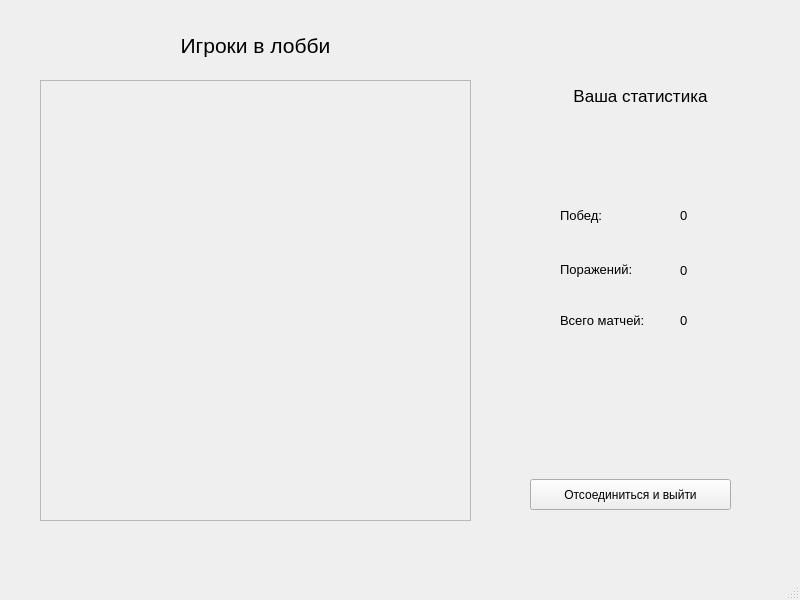
<?xml version="1.0" encoding="UTF-8"?>
<ui version="4.0">
 <class>MainWindow</class>
 <widget class="QMainWindow" name="MainWindow">
  <property name="geometry">
   <rect>
    <x>0</x>
    <y>0</y>
    <width>800</width>
    <height>600</height>
   </rect>
  </property>
  <property name="minimumSize">
   <size>
    <width>800</width>
    <height>600</height>
   </size>
  </property>
  <property name="maximumSize">
   <size>
    <width>800</width>
    <height>600</height>
   </size>
  </property>
  <property name="windowTitle">
   <string>MainWindow</string>
  </property>
  <widget class="QWidget" name="centralwidget">
   <widget class="QStackedWidget" name="stackedWidget">
    <property name="geometry">
     <rect>
      <x>0</x>
      <y>-20</y>
      <width>800</width>
      <height>600</height>
     </rect>
    </property>
    <property name="contextMenuPolicy">
     <enum>Qt::NoContextMenu</enum>
    </property>
    <property name="currentIndex">
     <number>3</number>
    </property>
    <widget class="QWidget" name="Menu_pg">
     <widget class="QLabel" name="Name">
      <property name="geometry">
       <rect>
        <x>300</x>
        <y>200</y>
        <width>231</width>
        <height>51</height>
       </rect>
      </property>
      <property name="font">
       <font>
        <family>Terminal</family>
        <pointsize>23</pointsize>
        <italic>false</italic>
        <bold>true</bold>
       </font>
      </property>
      <property name="text">
       <string>Sea Raider</string>
      </property>
     </widget>
     <widget class="QPushButton" name="start_button">
      <property name="geometry">
       <rect>
        <x>300</x>
        <y>290</y>
        <width>191</width>
        <height>41</height>
       </rect>
      </property>
      <property name="font">
       <font>
        <pointsize>12</pointsize>
       </font>
      </property>
      <property name="text">
       <string>Начать игру</string>
      </property>
     </widget>
     <widget class="QPushButton" name="Exit_button">
      <property name="geometry">
       <rect>
        <x>330</x>
        <y>360</y>
        <width>131</width>
        <height>31</height>
       </rect>
      </property>
      <property name="text">
       <string>Выйти</string>
      </property>
     </widget>
    </widget>
    <widget class="QWidget" name="Connect_pg">
     <widget class="QLabel" name="Name_c">
      <property name="geometry">
       <rect>
        <x>300</x>
        <y>159</y>
        <width>211</width>
        <height>31</height>
       </rect>
      </property>
      <property name="font">
       <font>
        <family>Terminal</family>
        <pointsize>24</pointsize>
        <italic>false</italic>
        <bold>true</bold>
       </font>
      </property>
      <property name="text">
       <string>Sea Raider</string>
      </property>
     </widget>
     <widget class="QLineEdit" name="Ip_line">
      <property name="geometry">
       <rect>
        <x>310</x>
        <y>250</y>
        <width>171</width>
        <height>21</height>
       </rect>
      </property>
      <property name="font">
       <font>
        <pointsize>14</pointsize>
       </font>
      </property>
      <property name="text">
       <string>127.0.0.1</string>
      </property>
     </widget>
     <widget class="QLineEdit" name="Port_line">
      <property name="geometry">
       <rect>
        <x>310</x>
        <y>320</y>
        <width>171</width>
        <height>21</height>
       </rect>
      </property>
      <property name="font">
       <font>
        <pointsize>14</pointsize>
       </font>
      </property>
      <property name="text">
       <string>55555</string>
      </property>
     </widget>
     <widget class="QLabel" name="IpLab">
      <property name="geometry">
       <rect>
        <x>360</x>
        <y>220</y>
        <width>81</width>
        <height>21</height>
       </rect>
      </property>
      <property name="font">
       <font>
        <pointsize>14</pointsize>
       </font>
      </property>
      <property name="text">
       <string>Ip адрес</string>
      </property>
     </widget>
     <widget class="QLabel" name="PortLab">
      <property name="geometry">
       <rect>
        <x>370</x>
        <y>290</y>
        <width>51</width>
        <height>20</height>
       </rect>
      </property>
      <property name="font">
       <font>
        <pointsize>14</pointsize>
       </font>
      </property>
      <property name="text">
       <string>Порт</string>
      </property>
     </widget>
     <widget class="QPushButton" name="connect_button">
      <property name="geometry">
       <rect>
        <x>320</x>
        <y>370</y>
        <width>151</width>
        <height>24</height>
       </rect>
      </property>
      <property name="text">
       <string>Присоединиться</string>
      </property>
     </widget>
    </widget>
    <widget class="QWidget" name="RegLog_pg">
     <widget class="QLabel" name="Name_rl">
      <property name="geometry">
       <rect>
        <x>300</x>
        <y>210</y>
        <width>200</width>
        <height>31</height>
       </rect>
      </property>
      <property name="font">
       <font>
        <family>Terminal</family>
        <pointsize>23</pointsize>
        <italic>false</italic>
        <bold>true</bold>
       </font>
      </property>
      <property name="text">
       <string>Sea Raider</string>
      </property>
     </widget>
     <widget class="QPushButton" name="Reg_button">
      <property name="geometry">
       <rect>
        <x>286</x>
        <y>290</y>
        <width>221</width>
        <height>31</height>
       </rect>
      </property>
      <property name="font">
       <font>
        <pointsize>10</pointsize>
       </font>
      </property>
      <property name="text">
       <string>Зарегистрироваться</string>
      </property>
     </widget>
     <widget class="QPushButton" name="Log_button">
      <property name="geometry">
       <rect>
        <x>310</x>
        <y>350</y>
        <width>171</width>
        <height>31</height>
       </rect>
      </property>
      <property name="font">
       <font>
        <pointsize>10</pointsize>
       </font>
      </property>
      <property name="text">
       <string>Войти</string>
      </property>
     </widget>
    </widget>
    <widget class="QWidget" name="Lobby_pg">
     <widget class="QLabel" name="PlayersLb">
      <property name="geometry">
       <rect>
        <x>40</x>
        <y>50</y>
        <width>431</width>
        <height>31</height>
       </rect>
      </property>
      <property name="font">
       <font>
        <pointsize>16</pointsize>
       </font>
      </property>
      <property name="text">
       <string>Игроки в лобби</string>
      </property>
      <property name="alignment">
       <set>Qt::AlignCenter</set>
      </property>
     </widget>
     <widget class="QPushButton" name="Quit_button">
      <property name="geometry">
       <rect>
        <x>530</x>
        <y>499</y>
        <width>201</width>
        <height>31</height>
       </rect>
      </property>
      <property name="text">
       <string>Отсоединиться и выйти</string>
      </property>
     </widget>
     <widget class="QScrollArea" name="scrollArea">
      <property name="geometry">
       <rect>
        <x>40</x>
        <y>100</y>
        <width>431</width>
        <height>441</height>
       </rect>
      </property>
      <property name="verticalScrollBarPolicy">
       <enum>Qt::ScrollBarAsNeeded</enum>
      </property>
      <property name="widgetResizable">
       <bool>true</bool>
      </property>
      <widget class="QWidget" name="WidgetContents">
       <property name="geometry">
        <rect>
         <x>0</x>
         <y>0</y>
         <width>429</width>
         <height>439</height>
        </rect>
       </property>
       <property name="sizePolicy">
        <sizepolicy hsizetype="Expanding" vsizetype="Expanding">
         <horstretch>0</horstretch>
         <verstretch>0</verstretch>
        </sizepolicy>
       </property>
       <property name="layoutDirection">
        <enum>Qt::LeftToRight</enum>
       </property>
      </widget>
     </widget>
     <widget class="QLabel" name="YourLb">
      <property name="geometry">
       <rect>
        <x>560</x>
        <y>90</y>
        <width>161</width>
        <height>51</height>
       </rect>
      </property>
      <property name="font">
       <font>
        <pointsize>13</pointsize>
        <italic>false</italic>
        <strikeout>false</strikeout>
       </font>
      </property>
      <property name="layoutDirection">
       <enum>Qt::RightToLeft</enum>
      </property>
      <property name="autoFillBackground">
       <bool>false</bool>
      </property>
      <property name="text">
       <string>Ваша статистика</string>
      </property>
      <property name="alignment">
       <set>Qt::AlignCenter</set>
      </property>
     </widget>
     <widget class="QLabel" name="UserLb">
      <property name="geometry">
       <rect>
        <x>510</x>
        <y>130</y>
        <width>261</width>
        <height>31</height>
       </rect>
      </property>
      <property name="font">
       <font>
        <pointsize>11</pointsize>
       </font>
      </property>
      <property name="text">
       <string/>
      </property>
      <property name="alignment">
       <set>Qt::AlignCenter</set>
      </property>
     </widget>
     <widget class="QLabel" name="WinLb">
      <property name="geometry">
       <rect>
        <x>560</x>
        <y>220</y>
        <width>61</width>
        <height>31</height>
       </rect>
      </property>
      <property name="font">
       <font>
        <pointsize>10</pointsize>
       </font>
      </property>
      <property name="text">
       <string>Побед:</string>
      </property>
     </widget>
     <widget class="QLabel" name="WinLb2">
      <property name="geometry">
       <rect>
        <x>680</x>
        <y>220</y>
        <width>71</width>
        <height>31</height>
       </rect>
      </property>
      <property name="font">
       <font>
        <pointsize>10</pointsize>
       </font>
      </property>
      <property name="text">
       <string>0</string>
      </property>
     </widget>
     <widget class="QLabel" name="LoseLb">
      <property name="geometry">
       <rect>
        <x>560</x>
        <y>274</y>
        <width>101</width>
        <height>31</height>
       </rect>
      </property>
      <property name="font">
       <font>
        <pointsize>10</pointsize>
       </font>
      </property>
      <property name="text">
       <string>Поражений:</string>
      </property>
     </widget>
     <widget class="QLabel" name="LoseLb2">
      <property name="geometry">
       <rect>
        <x>680</x>
        <y>270</y>
        <width>61</width>
        <height>41</height>
       </rect>
      </property>
      <property name="font">
       <font>
        <pointsize>10</pointsize>
       </font>
      </property>
      <property name="text">
       <string>0</string>
      </property>
     </widget>
     <widget class="QLabel" name="MatchLb">
      <property name="geometry">
       <rect>
        <x>560</x>
        <y>320</y>
        <width>101</width>
        <height>41</height>
       </rect>
      </property>
      <property name="font">
       <font>
        <pointsize>10</pointsize>
       </font>
      </property>
      <property name="text">
       <string>Всего матчей:</string>
      </property>
     </widget>
     <widget class="QLabel" name="MatchLb_2">
      <property name="geometry">
       <rect>
        <x>680</x>
        <y>320</y>
        <width>49</width>
        <height>41</height>
       </rect>
      </property>
      <property name="font">
       <font>
        <pointsize>10</pointsize>
       </font>
      </property>
      <property name="text">
       <string>0</string>
      </property>
     </widget>
    </widget>
    <widget class="QWidget" name="Select_pg"/>
    <widget class="QWidget" name="Game_pg"/>
   </widget>
  </widget>
  <widget class="QMenuBar" name="menubar">
   <property name="geometry">
    <rect>
     <x>0</x>
     <y>0</y>
     <width>800</width>
     <height>23</height>
    </rect>
   </property>
  </widget>
  <widget class="QStatusBar" name="statusbar"/>
 </widget>
 <tabstops>
  <tabstop>Exit_button</tabstop>
  <tabstop>Ip_line</tabstop>
  <tabstop>Port_line</tabstop>
  <tabstop>Reg_button</tabstop>
  <tabstop>Log_button</tabstop>
  <tabstop>Quit_button</tabstop>
  <tabstop>start_button</tabstop>
  <tabstop>scrollArea</tabstop>
 </tabstops>
 <resources/>
 <connections/>
</ui>
